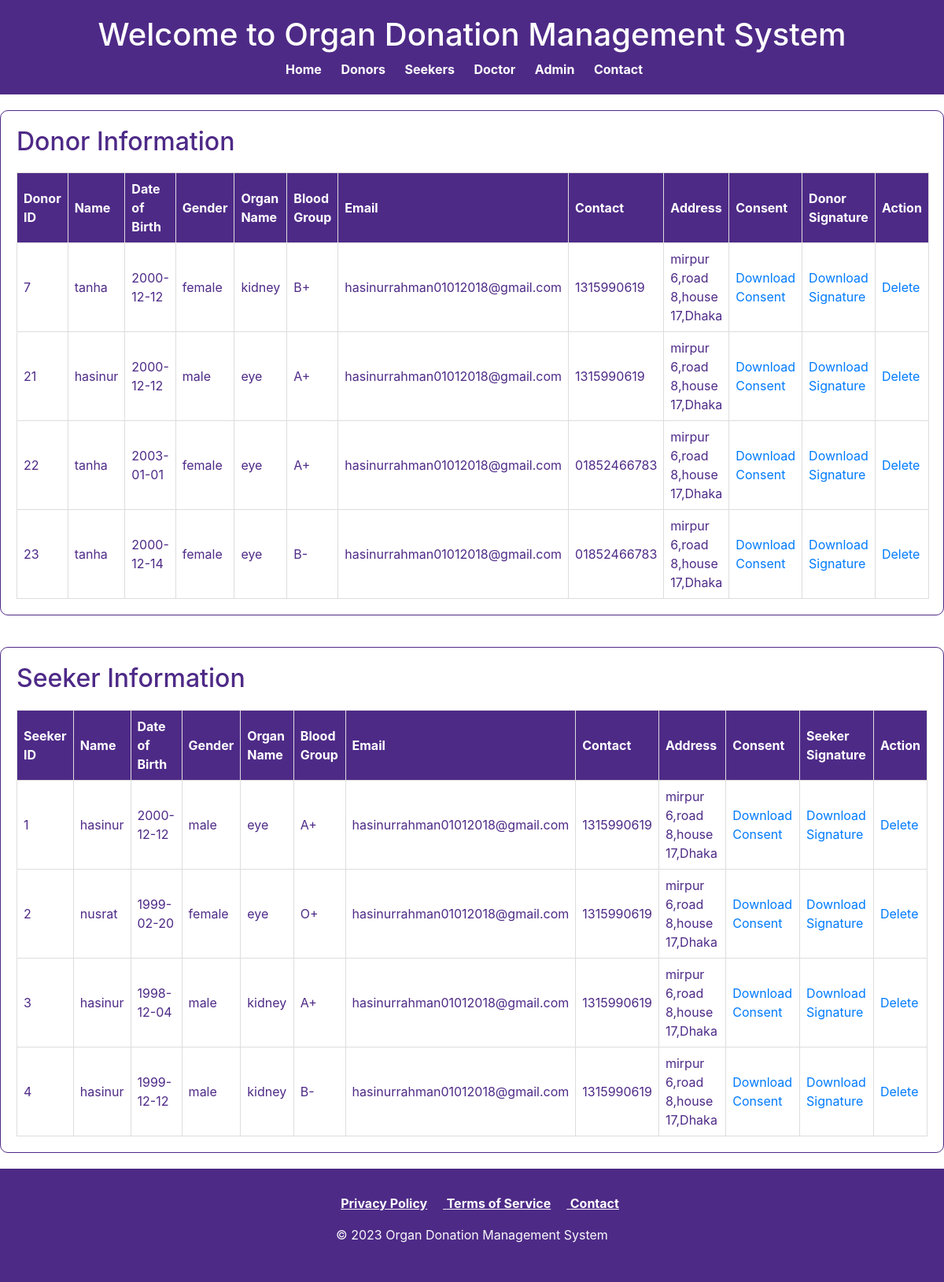
Screenshot of /manage_user.php with the database file from the repository.
### tables this page shows
CREATE TABLE `donor_info` (
  `donor_id` int(20) NOT NULL,
  `donor_name` varchar(20) NOT NULL,
  `email` varchar(255) NOT NULL,
  `contact` varchar(15) NOT NULL,
  `address` varchar(255) NOT NULL,
  `dob` date NOT NULL,
  `gender` varchar(10) NOT NULL,
  `blood_group` varchar(20) NOT NULL,
  `organ_name` varchar(20) NOT NULL,
  `consent` blob NOT NULL,
  `donor_signature` blob NOT NULL
);

CREATE TABLE `seeker_info` (
  `seeker_id` int(20) NOT NULL,
  `seeker_name` varchar(50) NOT NULL,
  `address` varchar(255) NOT NULL,
  `contact` varchar(15) NOT NULL,
  `email` varchar(255) NOT NULL,
  `dob` varchar(255) NOT NULL,
  `gender` varchar(10) NOT NULL,
  `blood_group` varchar(30) NOT NULL,
  `organ_name` varchar(30) NOT NULL,
  `relation_with_seeker` varchar(30) NOT NULL,
  `consent` blob NOT NULL,
  `seeker_signature` blob NOT NULL
);

### manage_user.php (the view, shortened to what this page needs)
<?php
$servername = "localhost";
$username = "root";
$password = "";
$dbname = "idp_project";
$conn = new mysqli($servername, $username, $password, $dbname);
$donorSql = "SELECT donor_id, donor_name, dob, gender, organ_name, blood_group, email, contact, address, consent, donor_signature FROM donor_info";
$donorResult = $conn->query($donorSql);
$seekerSql = "SELECT seeker_id, seeker_name, dob, gender, organ_name, blood_group, relation_with_seeker, email, contact, address, consent, seeker_signature FROM seeker_info";
$seekerResult = $conn->query($seekerSql);
?>
<!DOCTYPE html>
<html lang="en">
<head>
    <link rel="stylesheet" href="https://stackpath.bootstrapcdn.com/bootstrap/4.3.1/css/bootstrap.min.css"
>
    <link rel="stylesheet" href="home.css">
</head>
<body>
<header>
        <h1>Welcome to Organ Donation Management System</h1>
        <nav>
            <ul>
                <li><a href="home.php">Home</a></li>
                <li><a href="donor.php">Donors</a></li>
                <li><a href="seeker.php">Seekers</a></li>
                <li><a href="doctor.php">Doctor</a></li>
                <li><a href="admin.php">Admin</a></li>
                <li><a href="contact.php">Contact</a></li>
            </ul>
        </nav>
    </header>
    <section>
        <h2>Donor Information</h2>
        <table border="1">
            <thead>
                <tr>
                    <th>Donor ID</th>
                    <th>Name</th>
                    <th>Date of Birth</th>
                    <th>Gender</th>
                    <th>Organ Name</th>
                    <th>Blood Group</th>
                    <th>Email</th>
                    <th>Contact</th>
                    <th>Address</th>
                    <th>Consent</th>
                    <th>Donor Signature</th>
                    <th>Action</th>
                </tr>
            </thead>
            <tbody>
                <?php
                if ($donorResult->num_rows > 0) {
                    while ($row = $donorResult->fetch_assoc()) {
                        echo "<tr>";
                        echo "<td>" . $row["donor_id"] . "</td>";
                        echo "<td>" . $row["donor_name"] . "</td>";
                        echo "<td>" . $row["dob"] . "</td>";
                        echo "<td>" . $row["gender"] . "</td>";
                        echo "<td>" . $row["organ_name"] . "</td>";
                        echo "<td>" . $row["blood_group"] . "</td>";
                        echo "<td>" . $row["email"] . "</td>";
                        echo "<td>" . $row["contact"] . "</td>";
                        echo "<td>" . $row["address"] . "</td>";
                        echo "<td><a href='" . $row["consent"] . "' target='_blank'>Download Consent</a></td>";
                        echo "<td><a href='" . $row["donor_signature"] . "' target='_blank'>Download Signature</a></td>";
                        echo "<td><a href='delete.php?type=donor&id=" . $row["donor_id"] . "' onclick='return confirm(\"Are you sure you want to delete this record?\")'>Delete</a></td>";
                        echo "</tr>";
                    }
                } else {
                    echo "<tr><td colspan='12'>No donors found</td></tr>";
                }
                ?>
            </tbody>
        </table>
    </section>
    <section>
        <h2>Seeker Information</h2>
        <table border="1">
            <thead>
                <tr>
                    <th>Seeker ID</th>
                    <th>Name</th>
                    <th>Date of Birth</th>
                    <th>Gender</th>
                    <th>Organ Name</th>
                    <th>Blood Group</th>
                    <th>Email</th>
                    <th>Contact</th>
                    <th>Address</th>
                    <th>Consent</th>
                    <th>Seeker Signature</th>
                    <th>Action</th>
                </tr>
            </thead>
            <tbody>
                <?php
                if ($seekerResult->num_rows > 0) {
                    while ($row = $seekerResult->fetch_assoc()) {
                        echo "<tr>";
                        echo "<td>" . $row["seeker_id"] . "</td>";
                        echo "<td>" . $row["seeker_name"] . "</td>";
                        echo "<td>" . $row["dob"] . "</td>";
                        echo "<td>" . $row["gender"] . "</td>";
                        echo "<td>" . $row["organ_name"] . "</td>";
                        echo "<td>" . $row["blood_group"] . "</td>";
                        echo "<td>" . $row["email"] . "</td>";
                        echo "<td>" . $row["contact"] . "</td>";
                        echo "<td>" . $row["address"] . "</td>";
                        echo "<td><a href='" . $row["consent"] . "' target='_blank'>Download Consent</a></td>";
                        echo "<td><a href='" . $row["seeker_signature"] . "' target='_blank'>Download Signature</a></td>";
                        echo "<td><a href='delete.php?type=seeker&id=" . $row["seeker_id"] . "' onclick='return confirm(\"Are you sure you want to delete this record?\") '>Delete</a></td>";
                        echo "</tr>";
                    }
                } else {
                    echo "<tr><td colspan='13'>No seekers found</td></tr>";
                }
                ?>
            </tbody>
        </table>
    </section>
    <footer>
    <div class="footer-container">
        <div class="footer-row">
            <ul style="text-align: center; text-decoration: underline;">
            <li><a href="privacy_policy.php" onclick="openPopup(); return false;" style="color: #fff; font-weight: bold;">Privacy Policy</a></li>
            <li><a href="terms.php" onclick="openPopup(); return false;" style="color: #fff; font-weight: bold;"> Terms of Service</a></li>
                <li><a href="contact.php" style="color: #fff; font-weight: bold;">Contact</a></li>
            </ul>
        </div>
        <div class="footer-row" style="text-align: center;">
            <p>&copy; 2023 Organ Donation Management System</p>
        </div>
    </div>
</footer>
</body>
</html>

### home.css (style rules this page uses)
body { background-color: #ffffff; color: #4e2a87; display: flex; flex-direction: column; min-height: 100vh; }
header { background-color: #4e2a87; color: #ffffff; padding: 20px 0; text-align: center; }
nav ul { list-style-type: none; margin: 0; padding: 0; }
nav ul li { display: inline; margin-right: 20px; }
nav a { text-decoration: none; color: #fff; font-weight: bold; }
section { margin: 20px 0; padding: 20px; background-color: #ffffff; border: 1px solid #4e2a87; border-radius: 10px; overflow: hidden; }
section h2 { color: #4e2a87; }
footer { background-color: #4e2a87; color: #f8f9fa; text-align: center; padding: 2rem; width: 100%; }
footer ul { list-style: none; text-align: center; }
footer ul li { display: inline; margin-right: 20px; color: #fff; font-weight: bold; }

### manage_user.php (style rules this page uses)
table { width: 100%; border-collapse: collapse; margin-top: 20px; }
table, th, td { border: 1px solid #ddd; }
th, td { padding: 8px; text-align: left; }
th { background-color: #4e2a87; color: #fff; }

### rows the page displays
donor_info: donor_id "7", donor_name "tanha", dob "2000-12-12", gender "female", organ_name "kidney", blood_group "B+", email "hasinurrahman01012018@gmail.com", contact "1315990619", address "mirpur 6,road 8,house 17,Dhaka"
donor_info: donor_id "21", donor_name "hasinur", dob "2000-12-12", gender "male", organ_name "eye", blood_group "A+", email "hasinurrahman01012018@gmail.com", contact "1315990619", address "mirpur 6,road 8,house 17,Dhaka"
donor_info: donor_id "22", donor_name "tanha", dob "2003-01-01", gender "female", organ_name "eye", blood_group "A+", email "hasinurrahman01012018@gmail.com", contact "01852466783", address "mirpur 6,road 8,house 17,Dhaka"
donor_info: donor_id "23", donor_name "tanha", dob "2000-12-14", gender "female", organ_name "eye", blood_group "B-", email "hasinurrahman01012018@gmail.com", contact "01852466783", address "mirpur 6,road 8,house 17,Dhaka"
seeker_info: seeker_id "1", seeker_name "hasinur", dob "2000-12-12", gender "male", organ_name "eye", blood_group "A+", email "hasinurrahman01012018@gmail.com", contact "1315990619", address "mirpur 6,road 8,house 17,Dhaka"
seeker_info: seeker_id "2", seeker_name "nusrat", dob "1999-02-20", gender "female", organ_name "eye", blood_group "O+", email "hasinurrahman01012018@gmail.com", contact "1315990619", address "mirpur 6,road 8,house 17,Dhaka"
seeker_info: seeker_id "3", seeker_name "hasinur", dob "1998-12-04", gender "male", organ_name "kidney", blood_group "A+", email "hasinurrahman01012018@gmail.com", contact "1315990619", address "mirpur 6,road 8,house 17,Dhaka"
seeker_info: seeker_id "4", seeker_name "hasinur", dob "1999-12-12", gender "male", organ_name "kidney", blood_group "B-", email "hasinurrahman01012018@gmail.com", contact "1315990619", address "mirpur 6,road 8,house 17,Dhaka"
